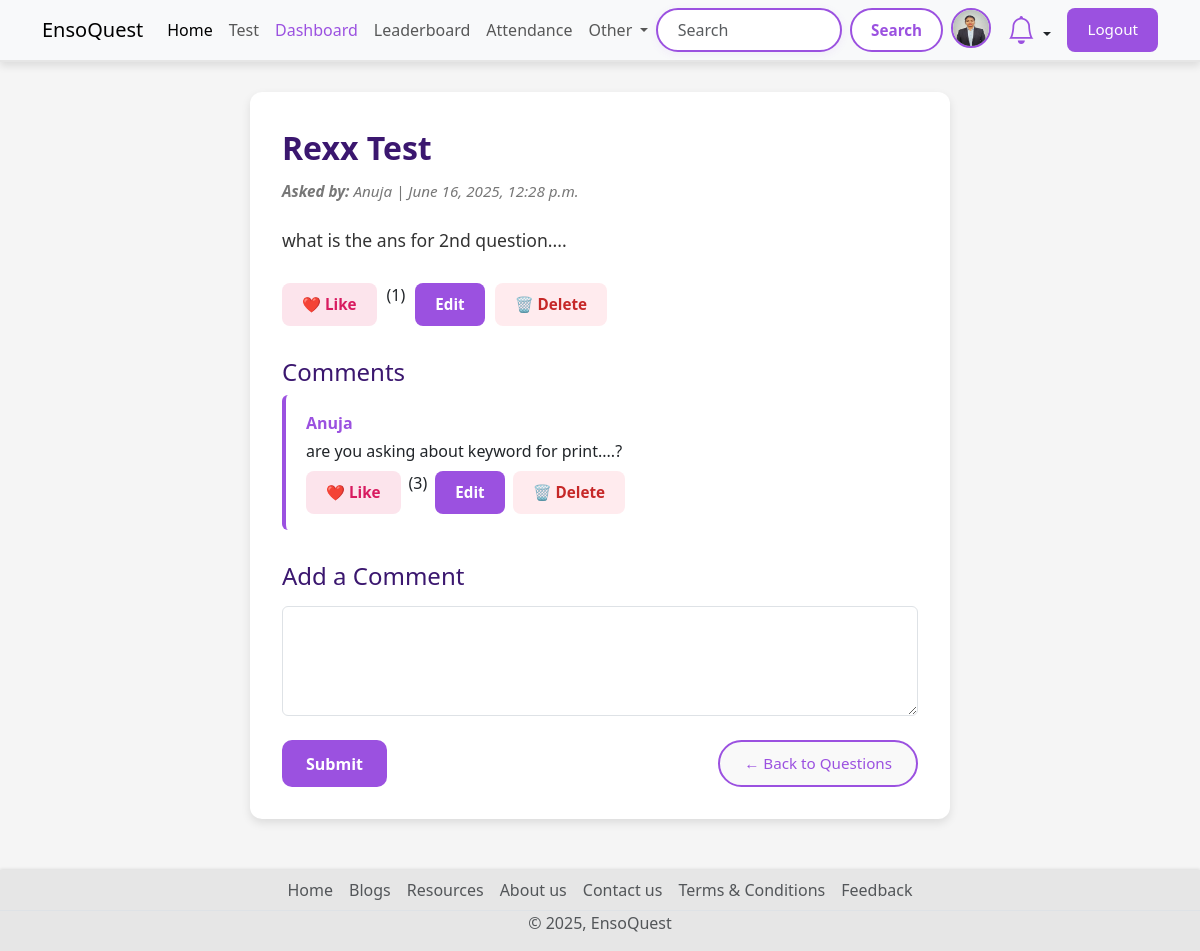
The app's page /forum/question/12/ (signed in) with its own data.
### account/models.py (models this page shows, shortened)
class Profile(models.Model):
    user = models.OneToOneField(User,on_delete=models.CASCADE, null=True,verbose_name='User Object')
    position = models.CharField(max_length=100,blank=True,null=True)
    bio = models.TextField(blank=True,null=True)
    profile_img = models.ImageField(upload_to='profile_image', default='user.png',blank=True,null=True,verbose_name= 'Profile Pic')

### forum/models.py (models this page shows, shortened)
class Question(models.Model):
    title = models.CharField(max_length=255)
    content = models.TextField()
    user = models.ForeignKey(User, on_delete=models.CASCADE)
    created_at = models.DateTimeField(auto_now_add=True)

class Comment(models.Model):
    question = models.ForeignKey(Question, related_name='comments', on_delete=models.CASCADE)
    user = models.ForeignKey(User, on_delete=models.CASCADE, related_name='forum_comments')
    content = models.TextField()
    created_at = models.DateTimeField(auto_now_add=True)

### forum/views.py (the view)
# urls.py: path('question/<int:pk>/', views.question_detail, name='question_detail'),
@login_required
def question_detail(request, pk):
    question = get_object_or_404(Question, pk=pk)
    comments = question.comments.all()
    new_comment = None
    if request.method == 'POST':
        comment_form = CommentForm(request.POST)
        if comment_form.is_valid():
            new_comment = comment_form.save(commit=False)
            new_comment.user = request.user
            new_comment.question = question
            new_comment.save()
            return redirect('forum:question_detail', pk=pk)
    else:
        comment_form = CommentForm()
    return render(request, 'question_detail.html', {
        'question': question,
        'comments': comments,
        'comment_form': comment_form
    })

### forum/forms.py
class CommentForm(forms.ModelForm):
    class Meta:
        model = Comment
        fields = ['content']

### base/context_processors.py (called while the page is built)
def notification_count(request):
    if request.user.is_authenticated:
        unread_count = Notification.objects.filter(user=request.user, is_read=False).count()
        return {'unread_notification_count': unread_count}
    return {}

### Templates/question_detail.html (shortened to what this page needs)
{% extends 'index.html' %}
{% load static %}
{% block content %}
<link rel="stylesheet" href="{% static 'css/question_detail.css' %}">
<div class="main-card">
    <div class="question-title">{{ question.title }}</div>
    <div class="question-meta">
        <strong>Asked by:</strong> {{ question.user.username }} | {{ question.created_at }}
    </div>
    <div class="question-content">{{ question.content }}</div>
    <div class="button-group">
        <a href="{% url 'forum:like_question' question.pk %}" class="btn btn-like">Like</a> ({{ question.like_set.count }})
        {% if question.user == request.user %}
            <a href="{% url 'forum:edit_question' question.pk %}" class="btn btn-edit">Edit</a>
            <form method="post" action="{% url 'forum:delete_question' question.pk %}" onsubmit="return confirm('Are you sure you want to delete this question?');" style="display:inline;">
                <button type="submit" class="btn btn-delete">Delete</button>
            </form>
        {% endif %}
    </div>
    <div class="comments-section mt-4">
        <h4 style="margin-top: 2rem; color: #3b176f;">Comments</h4>
        {% for comment in comments %}
            <div class="comment">
                <div class="comment-user">{{ comment.user.username }}</div>
                <div>{{ comment.content }}</div>
                <div class="button-group comment-actions">
                    <a href="{% url 'forum:like_comment' comment.pk %}" class="btn btn-like">Like</a> ({{ comment.like_set.count }})
                    {% if comment.user == request.user %}
                        <a href="{% url 'forum:edit_comment' comment.pk %}" class="btn btn-edit">Edit</a>
                        <form method="post" action="{% url 'forum:delete_comment' comment.pk %}" onsubmit="return confirm('Are you sure you want to delete this comment?');">
                            <button type="submit" class="btn btn-delete">Delete</button>
                        </form>
                    {% endif %}
                </div>
            </div>
        {% empty %}
            <p>No comments yet.</p>
        {% endfor %}
    </div>
        <div class="add-comment-form">
    <h4>Add a Comment</h4>
    <form method="post">
        <textarea name="{{ comment_form.content.name }}" class="form-control" rows="4" required></textarea>
        <div class="form-button-row">
            <button type="submit" class="btn btn-submit">Submit</button>
            <a href="{% url 'forum:question_list' %}" class="btn btn-secondary">← Back to Questions</a>
        </div>
    </form>
</div>
</div>
{% endblock %}

### Templates/components/navbar.html (shortened to what this page needs)
<nav class="navbar navbar-expand-lg bg-body-tertiary d-none d-lg-block">
  <div class="container">
    <a class="navbar-brand" href="{% url 'home' %}">EnsoQuest</a>
    <div class="collapse navbar-collapse" id="navbarSupportedContent">
      <ul class="navbar-nav me-auto mb-2 mb-lg-0">
        <li class="nav-item">
          <a class="nav-link active" aria-current="page" href="{% url 'home' %}">Home</a>
        </li>
        <li class="nav-item">
          <a class="nav-link" href="{% url 'all_quiz' %}">Test</a>
        </li>
        {% if request.user.is_superuser %}
          <li class="nav-item">
            <a class="nav-link" href="{% url 'dashboard' %}" style="color: #9b51e0 !important;">Dashboard</a>
          </li>
        {% endif %}
        <li class="nav-item">
          <a class="nav-link" href="{% url 'leaderboard' %}">Leaderboard</a>
        </li>
        {% if request.user.is_authenticated %}
          {% if request.user.is_superuser %}
            <li class="nav-item">
              <a class="nav-link" href="{% url 'attendance:session_list' %}">Attendance</a>
            </li>
          {% else %}
            <li class="nav-item">
              <a class="nav-link" href="{% url 'attendance:student_attendance_report' %}">Attendance</a>
            </li>
          {% endif %}
        {% endif %}
        <li class="nav-item dropdown">
          <a class="nav-link dropdown-toggle" href="#" role="button" data-bs-toggle="dropdown" aria-expanded="false">
            Other
          </a>
        </li>
      </ul>
      <form class="d-flex" role="search" action="{% url 'search_users' %}">
        <input class="form-control me-2" type="search" name="q" placeholder="Search" aria-label="Search">
        <button class="btn btn-search" type="submit">Search</button>
        {% if request.user.is_authenticated %}
          <a href="{% url 'profile' request.user.username %}" data-bs-toggle="tooltip" data-bs-placement="bottom" data-bs-title="{{ request.user.username }}" class="mx-2">
            <img src="{{ request.user.profile.profile_img.url }}" class="rounded-circle profile-img-purple" width="40" height="40" alt="profile_img">
          </a>
          <li class="nav-item dropdown list-unstyled mx-2">
            <a class="nav-link dropdown-toggle position-relative" href="#" id="notificationDropdown" data-bs-toggle="dropdown" role="button" aria-expanded="false">
              <i class="bi bi-bell fs-3 bell-purple"></i>
            </a>
          </li>
          <a href="{% url 'logout' %}" class="btn btn-log ms-2">Logout</a>
        {% else %}
          <a href="{% url 'login' %}" class="btn btn-log ms-2">Login</a>
        {% endif %}
      </form>
    </div>
  </div>
</nav>

### static/css/style.css (style rules this page uses)
body { background-color: #f9f9f9; font-family: 'Segoe UI', Tahoma, Geneva, Verdana, sans-serif; padding-top: 60px; padding-bottom: 50px; margin: 0; }
nav.navbar { position: fixed; top: 0; left: 0; right: 0; width: 100%; background-color: rgba(249, 249, 249, 0.8); box-shadow: 0 4px 8px rgba(0, 0, 0, 0.1); border-bottom: 2px solid #e6e6e6; z-index: 9999; }
.form-control[type="search"] { border: 2px solid #9b51e0; border-radius: 999px; padding: 0.5rem 1.2rem; transition: all 0.3s ease; box-shadow: 0 2px 8px rgba(155, 81, 224, 0.08); }
.navbar .btn-search { background-color: #fff; color: #9b51e0; border: 2px solid #9b51e0; border-radius: 999px; padding: 0.4rem 1.2rem; font-weight: 600; transition: all 0.3s ease; }
.navbar .btn-log, .form-inline .btn-log { background-color: #9b51e0; background: #9b51e0; border-color: #9b51e0; color: white; font-weight: 500; }
.bell-purple { color: #9b51e0 !important; }
.profile-img-purple { border: 2px solid #9b51e0; border-radius: 50%; }

### static/css/question_detail.css (style rules this page uses)
body { background-color: #f5f5f5; font-family: 'Segoe UI', Tahoma, Geneva, Verdana, sans-serif; }
.main-card { max-width: 700px; margin: 2rem auto; padding: 2rem; background: #ffffff; border-radius: 12px; box-shadow: 0 4px 10px rgba(0, 0, 0, 0.1); }
.question-title { font-size: 2rem; font-weight: 700; color: #3b176f; margin-bottom: 0.5rem; }
.question-meta { color: #777; font-size: 0.95rem; font-style: italic; margin-bottom: 1.5rem; }
.question-content { font-size: 1.1rem; color: #333; margin-bottom: 1.5rem; }
.button-group { display: flex; gap: 10px; flex-wrap: wrap; justify-content: flex-start; margin-top: 30px; }
.btn { padding: 10px 20px; border-radius: 8px; font-size: 0.95rem; text-decoration: none; display: inline-block; border: none; cursor: pointer; transition: all 0.3s ease; font-weight: 600; }
.btn-edit, .btn-submit { background-color: #9b51e0; color: white; }
.btn-like { background-color: #fce4ec; color: #d81b60; }
.btn-like::before { content: "❤️ "; }
.btn-delete { background-color: #ffebee; color: #c62828; }
.btn-delete::before { content: "🗑️ "; }
.btn-secondary { text-decoration: none; background-color: #f9f9f9; color: #9b51e0; font-weight: 500; border: 2px solid #9b51e0; padding: 8px 16px; border-radius: 9999px; transition: all 0.3s ease; display: inline-block; }
.add-comment-form h4 { margin-top: 2rem; margin-bottom: 1rem; color: #3b176f; }
.comment { background: #fff; padding: 1rem 1.25rem; border-radius: 6px; border-left: 4px solid #9b51e0; margin-bottom: 1rem; }
.comment-user { font-weight: 700; color: #9b51e0; margin-bottom: 0.25rem; }
.comment-actions { margin-top: 0.5rem; display: flex; gap: 8px; flex-wrap: wrap; }
.form-button-row { display: flex; gap: 16px; justify-content: space-between; margin-top: 1.5rem; flex-wrap: wrap; }
.form-button-row .btn-submit { background-color: #9b51e0; color: white; border: none; padding: 10px 24px; border-radius: 10px; font-size: 16px; font-weight: 600; cursor: pointer; transition: background-color 0.3s ease, box-shadow 0.3s ease; width: auto; }
.form-button-row .btn-secondary { background-color: #f9f9f9; color: #9b51e0; font-weight: 500; border: 2px solid #9b51e0; padding: 10px 24px; border-radius: 9999px; transition: all 0.3s ease; text-decoration: none; display: inline-block; }

### records on screen
Question: title "Rexx Test", user.username "Anuja", created_at "June 16, 2025, 12:28 p.m.", content "what is the ans for 2nd question....", like_set.count "1"
Comment: user.username "Anuja", content "are you asking about keyword for print....?", like_set.count "3", shows "Edit"
